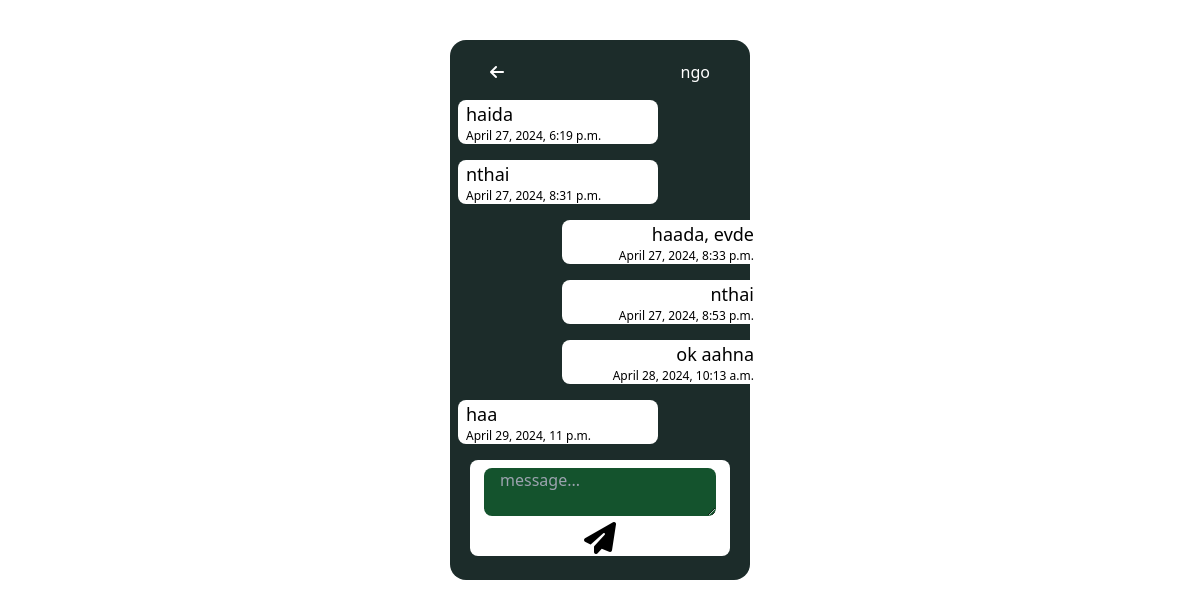
Before: /chat/chat/ngo@gmail.com/ (signed in) with the older database file.
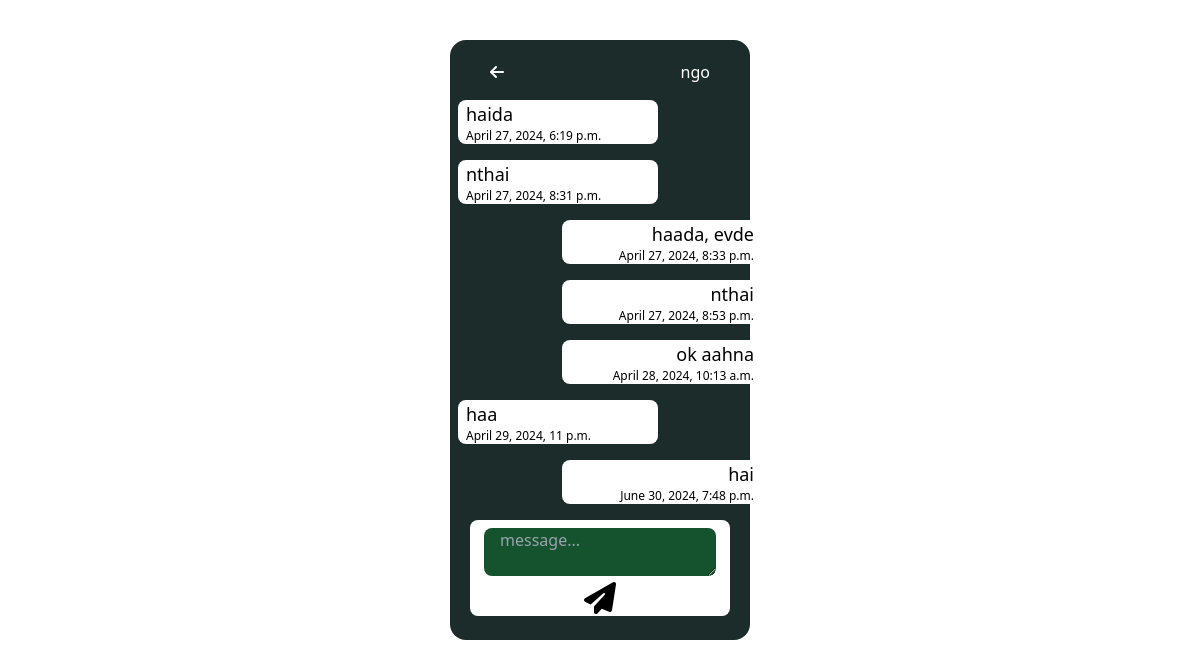
After: the same page with the newer database file.
### chat/models.py (models this page shows, shortened)
class Message(models.Model):
    sender = models.ForeignKey(settings.AUTH_USER_MODEL, related_name='sent_messages', on_delete=models.CASCADE)
    receiver = models.ForeignKey(settings.AUTH_USER_MODEL, related_name='received_messages', on_delete=models.CASCADE)
    message = models.TextField()
    timestamp = models.DateTimeField(auto_now_add=True)
    is_read = models.BooleanField(default=False)

### chat/views.py (the view)
# urls.py: path('chat/<str:username>/', ChatDetailView.as_view(), name='chat_detail'),
class ChatDetailView(View):
    @method_decorator(login_required)
    def get(self, request, username, *args, **kwargs):
        other_user = User.objects.get(username=username)
        messages = Message.objects.filter(
            (Q(sender=request.user) & Q(receiver=other_user)) |
            (Q(sender=other_user) & Q(receiver=request.user))
        ).order_by('timestamp')
        return render(request, 'chat_detail.html', {'messages': messages, 'other_user': other_user})

### chat/templates/chat_detail.html (shortened to what this page needs)
<!DOCTYPE html>
<html lang="en">
<head>
    <script src="https://cdn.tailwindcss.com"></script>
    <link rel="stylesheet" href="https://cdnjs.cloudflare.com/ajax/libs/font-awesome/6.1.1/css/all.min.css" />
    <link
    rel="stylesheet"
    href="https://cdn.jsdelivr.net/npm/bootstrap-icons@1.3.0/font/bootstrap-icons.css"
    />
</head>
<body>
    <section class="text-center w-1/4 mx-auto rounded-2xl h-3/4 mt-10" style="background-color: #1C2C2A;">
        <div class="flex justify-between pt-5">
            <a class="ml-10" href="{% url 'chat_list' %}">
                <i class="fa fa-arrow-left fa-base text-white" aria-hidden="true"></i>
            </a>
            <a class="mr-10"><p class=" text-white" aria-hidden="true">{{ other_user.first_name }}</p></a>
        </div>
        <div class="">
            <ul class="">
                {% for message in messages %}
                <li class="{% if other_user.username == message.sender.username %} text-left {% else %} text-right {% endif %}">
                    <div class="text-black bg-white my-4 w-2/3 rounded-lg px-2 {% if other_user.username == message.sender.username %} ml-2 {% else %} ml-28 {% endif %}">
                        <div>
                         <p class="text-lg">{{ message.message }}</p>
                         <p class="text-xs">{{ message.timestamp }}</p>
                        </div>
                    </div>
                </li>
                {% endfor %}
            </ul>
        </div>
        <div>
            <form method="post" action="{% url 'send_message' %}" class="bg-white rounded-lg mx-5 pt-2">
                <textarea name="message" placeholder="message..." required class="bg-green-900 rounded-lg px-4"></textarea>
                <button type="submit" class=""><i class="fa fa-paper-plane fa-2x" aria-hidden="true"></i></button>
            </form>
        </div>
        <br>
    </section>
</body>
</html>

Changed rows visible on the page:
added Message: message "hai", timestamp "June 30, 2024, 7:48 p.m."
